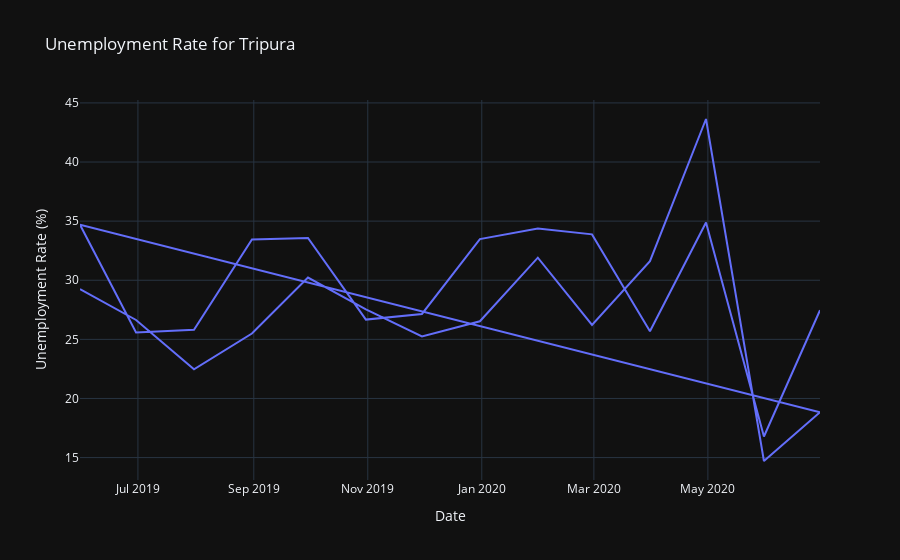
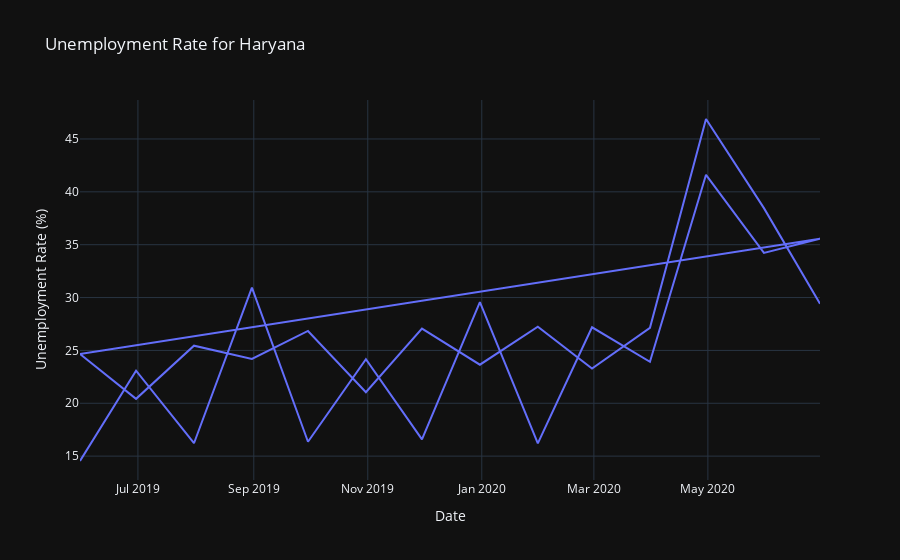
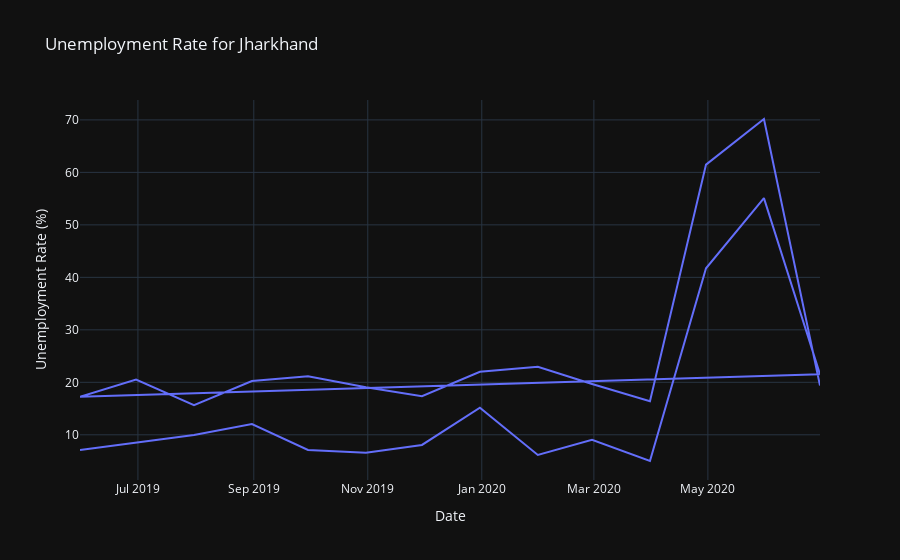
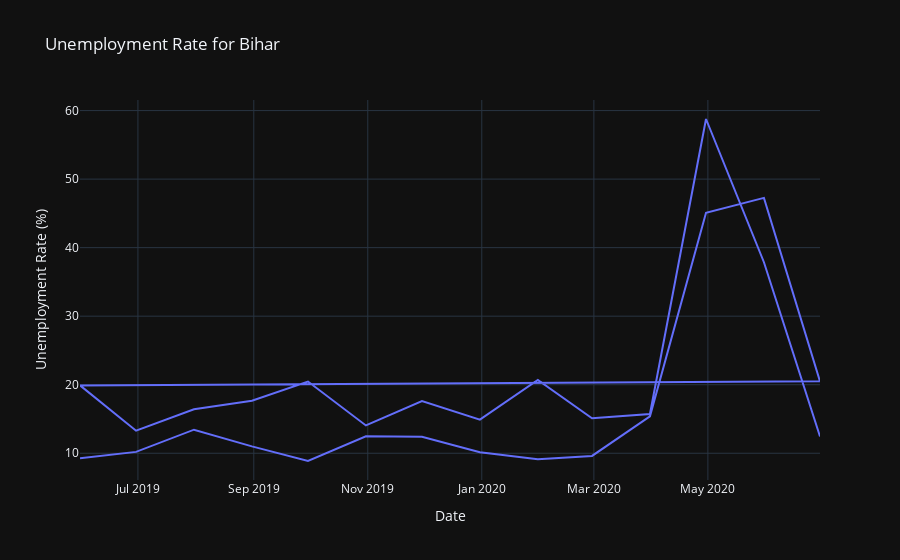

Notebook code cell kept with these figures, in order:
### Code cell
# Iterate over the top 5 regions and plot individual graphs
for region in top_5_regions['Region']:
    region_data = df[df['Region'] == region]
    fig = px.line(region_data, x='Date', y='EstimatedUnemploymentRate(%)',
                  title=f'Unemployment Rate for {region}',
                  labels={'EstimatedUnemploymentRate(%)': 'Unemployment Rate (%)'},
                  template='plotly_dark')
    fig.show()

### Figure 1 — Plotly figure (JSON) as saved in the notebook; plotly's stock layout.template omitted (floating-point values rounded to 4 significant figures)
{"data": [{"hovertemplate": "Date=%{x}<br>Unemployment Rate (%)=%{y}<extra></extra>", "legendgroup": "", "line": {"color": "#636efa", "dash": "solid"}, "marker": {"symbol": "circle"}, "mode": "lines", "name": "", "orientation": "v", "showlegend": false, "type": "scatter", "x": ["2019-05-31T00:00:00", "2019-06-30T00:00:00", "2019-07-31T00:00:00", "2019-08-31T00:00:00", "2019-09-30T00:00:00", "2019-10-31T00:00:00", "2019-11-30T00:00:00", "2019-12-31T00:00:00", "2020-01-31T00:00:00", "2020-02-29T00:00:00", "2020-03-31T00:00:00", "2020-04-30T00:00:00", "2020-05-31T00:00:00", "2020-06-30T00:00:00", "2019-05-31T00:00:00", "2019-06-30T00:00:00", "2019-07-31T00:00:00", "2019-08-31T00:00:00", "2019-09-30T00:00:00", "2019-10-31T00:00:00", "2019-11-30T00:00:00", "2019-12-31T00:00:00", "2020-01-31T00:00:00", "2020-02-29T00:00:00", "2020-03-31T00:00:00", "2020-04-30T00:00:00", "2020-05-31T00:00:00", "2020-06-30T00:00:00"], "xaxis": "x", "y": [29.25, 26.64, 22.47, 25.49, 30.23, 27.54, 25.25, 26.53, 31.91, 26.22, 31.61, 43.64, 14.71, 18.84, 34.69, 25.59, 25.81, 33.45, 33.57, 26.67, 27.15, 33.48, 34.37, 33.88, 25.69, 34.88, 16.78, 27.47], "yaxis": "y"}], "layout": {"legend": {"tracegroupgap": 0}, "title": {"text": "Unemployment Rate for Tripura"}, "xaxis": {"anchor": "y", "domain": [0, 1], "title": {"text": "Date"}}, "yaxis": {"anchor": "x", "domain": [0, 1], "title": {"text": "Unemployment Rate (%)"}}}}

### Figure 2 — Plotly figure (JSON) as saved in the notebook; plotly's stock layout.template omitted (floating-point values rounded to 4 significant figures)
{"data": [{"hovertemplate": "Date=%{x}<br>Unemployment Rate (%)=%{y}<extra></extra>", "legendgroup": "", "line": {"color": "#636efa", "dash": "solid"}, "marker": {"symbol": "circle"}, "mode": "lines", "name": "", "orientation": "v", "showlegend": false, "type": "scatter", "x": ["2019-05-31T00:00:00", "2019-06-30T00:00:00", "2019-07-31T00:00:00", "2019-08-31T00:00:00", "2019-09-30T00:00:00", "2019-10-31T00:00:00", "2019-11-30T00:00:00", "2019-12-31T00:00:00", "2020-01-31T00:00:00", "2020-02-29T00:00:00", "2020-03-31T00:00:00", "2020-04-30T00:00:00", "2020-05-31T00:00:00", "2020-06-30T00:00:00", "2019-05-31T00:00:00", "2019-06-30T00:00:00", "2019-07-31T00:00:00", "2019-08-31T00:00:00", "2019-09-30T00:00:00", "2019-10-31T00:00:00", "2019-11-30T00:00:00", "2019-12-31T00:00:00", "2020-01-31T00:00:00", "2020-02-29T00:00:00", "2020-03-31T00:00:00", "2020-04-30T00:00:00", "2020-05-31T00:00:00", "2020-06-30T00:00:00"], "xaxis": "x", "y": [14.54, 23.08, 16.22, 30.94, 16.36, 24.17, 16.59, 29.56, 16.21, 27.19, 23.92, 41.61, 34.22, 35.57, 24.67, 20.42, 25.45, 24.19, 26.84, 21.04, 27.06, 23.65, 27.24, 23.29, 27.14, 46.89, 38.46, 29.41], "yaxis": "y"}], "layout": {"legend": {"tracegroupgap": 0}, "title": {"text": "Unemployment Rate for Haryana"}, "xaxis": {"anchor": "y", "domain": [0, 1], "title": {"text": "Date"}}, "yaxis": {"anchor": "x", "domain": [0, 1], "title": {"text": "Unemployment Rate (%)"}}}}

### Figure 3 — Plotly figure (JSON) as saved in the notebook; plotly's stock layout.template omitted (floating-point values rounded to 4 significant figures)
{"data": [{"hovertemplate": "Date=%{x}<br>Unemployment Rate (%)=%{y}<extra></extra>", "legendgroup": "", "line": {"color": "#636efa", "dash": "solid"}, "marker": {"symbol": "circle"}, "mode": "lines", "name": "", "orientation": "v", "showlegend": false, "type": "scatter", "x": ["2019-05-31T00:00:00", "2019-06-30T00:00:00", "2019-07-31T00:00:00", "2019-08-31T00:00:00", "2019-09-30T00:00:00", "2019-10-31T00:00:00", "2019-11-30T00:00:00", "2019-12-31T00:00:00", "2020-01-31T00:00:00", "2020-02-29T00:00:00", "2020-03-31T00:00:00", "2020-04-30T00:00:00", "2020-05-31T00:00:00", "2020-06-30T00:00:00", "2019-05-31T00:00:00", "2019-06-30T00:00:00", "2019-07-31T00:00:00", "2019-08-31T00:00:00", "2019-09-30T00:00:00", "2019-10-31T00:00:00", "2019-11-30T00:00:00", "2019-12-31T00:00:00", "2020-01-31T00:00:00", "2020-02-29T00:00:00", "2020-03-31T00:00:00", "2020-04-30T00:00:00", "2020-05-31T00:00:00", "2020-06-30T00:00:00"], "xaxis": "x", "y": [7.11, 8.46, 9.98, 12.06, 7.12, 6.57, 8.07, 15.15, 6.16, 9.06, 5.01, 41.72, 55.1, 21.53, 17.23, 20.51, 15.67, 20.25, 21.16, 19.05, 17.34, 22.01, 22.96, 19.67, 16.4, 61.48, 70.17, 19.38], "yaxis": "y"}], "layout": {"legend": {"tracegroupgap": 0}, "title": {"text": "Unemployment Rate for Jharkhand"}, "xaxis": {"anchor": "y", "domain": [0, 1], "title": {"text": "Date"}}, "yaxis": {"anchor": "x", "domain": [0, 1], "title": {"text": "Unemployment Rate (%)"}}}}

### Figure 4 — Plotly figure (JSON) as saved in the notebook; plotly's stock layout.template omitted (floating-point values rounded to 4 significant figures)
{"data": [{"hovertemplate": "Date=%{x}<br>Unemployment Rate (%)=%{y}<extra></extra>", "legendgroup": "", "line": {"color": "#636efa", "dash": "solid"}, "marker": {"symbol": "circle"}, "mode": "lines", "name": "", "orientation": "v", "showlegend": false, "type": "scatter", "x": ["2019-05-31T00:00:00", "2019-06-30T00:00:00", "2019-07-31T00:00:00", "2019-08-31T00:00:00", "2019-09-30T00:00:00", "2019-10-31T00:00:00", "2019-11-30T00:00:00", "2019-12-31T00:00:00", "2020-01-31T00:00:00", "2020-02-29T00:00:00", "2020-03-31T00:00:00", "2020-04-30T00:00:00", "2020-05-31T00:00:00", "2020-06-30T00:00:00", "2019-05-31T00:00:00", "2019-06-30T00:00:00", "2019-07-31T00:00:00", "2019-08-31T00:00:00", "2019-09-30T00:00:00", "2019-10-31T00:00:00", "2019-11-30T00:00:00", "2019-12-31T00:00:00", "2020-01-31T00:00:00", "2020-02-29T00:00:00", "2020-03-31T00:00:00", "2020-04-30T00:00:00", "2020-05-31T00:00:00", "2020-06-30T00:00:00"], "xaxis": "x", "y": [9.27, 10.2, 13.44, 11, 8.87, 12.47, 12.4, 10.16, 9.13, 9.61, 15.39, 45.09, 47.26, 20.49, 19.9, 13.29, 16.41, 17.66, 20.46, 14.06, 17.62, 14.91, 20.69, 15.11, 15.73, 58.77, 37.87, 12.45], "yaxis": "y"}], "layout": {"legend": {"tracegroupgap": 0}, "title": {"text": "Unemployment Rate for Bihar"}, "xaxis": {"anchor": "y", "domain": [0, 1], "title": {"text": "Date"}}, "yaxis": {"anchor": "x", "domain": [0, 1], "title": {"text": "Unemployment Rate (%)"}}}}
